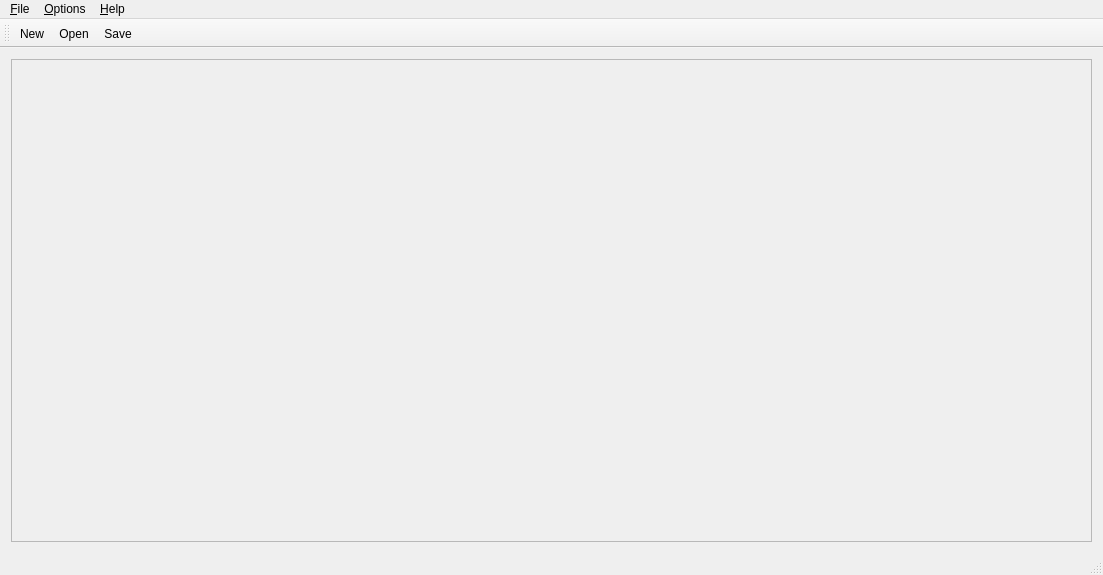
<?xml version="1.0" encoding="UTF-8"?>
<ui version="4.0">
 <class>hidconfigClass</class>
 <widget class="QMainWindow" name="hidconfigClass">
  <property name="geometry">
   <rect>
    <x>0</x>
    <y>0</y>
    <width>1103</width>
    <height>575</height>
   </rect>
  </property>
  <property name="sizePolicy">
   <sizepolicy hsizetype="Preferred" vsizetype="Preferred">
    <horstretch>0</horstretch>
    <verstretch>0</verstretch>
   </sizepolicy>
  </property>
  <property name="windowTitle">
   <string>hidconfig</string>
  </property>
  <property name="windowIcon">
   <iconset resource="hidconfig.qrc">
    <normaloff>:/hidconfig/icon</normaloff>:/hidconfig/icon</iconset>
  </property>
  <widget class="QWidget" name="centralWidget">
   <layout class="QHBoxLayout" name="horizontalLayout">
    <item>
     <widget class="QScrollArea" name="itemArea">
      <property name="widgetResizable">
       <bool>true</bool>
      </property>
      <widget class="QWidget" name="scrollAreaWidgetContents">
       <property name="geometry">
        <rect>
         <x>0</x>
         <y>0</y>
         <width>1083</width>
         <height>463</height>
        </rect>
       </property>
      </widget>
     </widget>
    </item>
   </layout>
  </widget>
  <widget class="QMenuBar" name="menuBar">
   <property name="geometry">
    <rect>
     <x>0</x>
     <y>0</y>
     <width>1103</width>
     <height>21</height>
    </rect>
   </property>
   <widget class="QMenu" name="menuFile">
    <property name="title">
     <string>&amp;File</string>
    </property>
    <addaction name="actionNew"/>
    <addaction name="actionOpen"/>
    <addaction name="actionSave"/>
    <addaction name="separator"/>
    <addaction name="actionExit"/>
   </widget>
   <widget class="QMenu" name="menuOptions">
    <property name="title">
     <string>&amp;Options</string>
    </property>
    <addaction name="actionDebug"/>
   </widget>
   <widget class="QMenu" name="menu_About">
    <property name="title">
     <string>&amp;Help</string>
    </property>
    <addaction name="actionAbout"/>
   </widget>
   <addaction name="menuFile"/>
   <addaction name="menuOptions"/>
   <addaction name="menu_About"/>
  </widget>
  <widget class="QToolBar" name="mainToolBar">
   <property name="toolButtonStyle">
    <enum>Qt::ToolButtonTextUnderIcon</enum>
   </property>
   <attribute name="toolBarArea">
    <enum>TopToolBarArea</enum>
   </attribute>
   <attribute name="toolBarBreak">
    <bool>false</bool>
   </attribute>
   <addaction name="actionNew"/>
   <addaction name="actionOpen"/>
   <addaction name="actionSave"/>
  </widget>
  <widget class="QStatusBar" name="statusBar"/>
  <action name="actionOpen">
   <property name="icon">
    <iconset resource="hidconfig.qrc">
     <normaloff>:/hidconfig/Open</normaloff>:/hidconfig/Open</iconset>
   </property>
   <property name="text">
    <string>Open</string>
   </property>
   <property name="shortcut">
    <string>Ctrl+O</string>
   </property>
  </action>
  <action name="actionSave">
   <property name="icon">
    <iconset resource="hidconfig.qrc">
     <normaloff>:/hidconfig/Save</normaloff>:/hidconfig/Save</iconset>
   </property>
   <property name="text">
    <string>Save</string>
   </property>
   <property name="shortcut">
    <string>Ctrl+S</string>
   </property>
  </action>
  <action name="actionExit">
   <property name="text">
    <string>Exit</string>
   </property>
  </action>
  <action name="actionNew">
   <property name="icon">
    <iconset resource="hidconfig.qrc">
     <normaloff>:/hidconfig/New</normaloff>:/hidconfig/New</iconset>
   </property>
   <property name="text">
    <string>New</string>
   </property>
   <property name="shortcut">
    <string>Ctrl+N</string>
   </property>
  </action>
  <action name="actionDebug">
   <property name="checkable">
    <bool>true</bool>
   </property>
   <property name="text">
    <string>Debug</string>
   </property>
   <property name="toolTip">
    <string>Enable Debug to stdout</string>
   </property>
  </action>
  <action name="actionAbout">
   <property name="text">
    <string>About</string>
   </property>
  </action>
 </widget>
 <layoutdefault spacing="6" margin="11"/>
 <resources>
  <include location="hidconfig.qrc"/>
 </resources>
 <connections>
  <connection>
   <sender>actionExit</sender>
   <signal>triggered()</signal>
   <receiver>hidconfigClass</receiver>
   <slot>onExit()</slot>
   <hints>
    <hint type="sourcelabel">
     <x>-1</x>
     <y>-1</y>
    </hint>
    <hint type="destinationlabel">
     <x>299</x>
     <y>199</y>
    </hint>
   </hints>
  </connection>
  <connection>
   <sender>actionOpen</sender>
   <signal>triggered()</signal>
   <receiver>hidconfigClass</receiver>
   <slot>onOpenFile()</slot>
   <hints>
    <hint type="sourcelabel">
     <x>-1</x>
     <y>-1</y>
    </hint>
    <hint type="destinationlabel">
     <x>299</x>
     <y>199</y>
    </hint>
   </hints>
  </connection>
  <connection>
   <sender>actionSave</sender>
   <signal>triggered()</signal>
   <receiver>hidconfigClass</receiver>
   <slot>onSaveFile()</slot>
   <hints>
    <hint type="sourcelabel">
     <x>-1</x>
     <y>-1</y>
    </hint>
    <hint type="destinationlabel">
     <x>299</x>
     <y>199</y>
    </hint>
   </hints>
  </connection>
  <connection>
   <sender>actionNew</sender>
   <signal>triggered()</signal>
   <receiver>hidconfigClass</receiver>
   <slot>onNew()</slot>
   <hints>
    <hint type="sourcelabel">
     <x>-1</x>
     <y>-1</y>
    </hint>
    <hint type="destinationlabel">
     <x>337</x>
     <y>199</y>
    </hint>
   </hints>
  </connection>
  <connection>
   <sender>actionDebug</sender>
   <signal>triggered()</signal>
   <receiver>hidconfigClass</receiver>
   <slot>onDebug()</slot>
   <hints>
    <hint type="sourcelabel">
     <x>-1</x>
     <y>-1</y>
    </hint>
    <hint type="destinationlabel">
     <x>551</x>
     <y>287</y>
    </hint>
   </hints>
  </connection>
  <connection>
   <sender>actionAbout</sender>
   <signal>triggered()</signal>
   <receiver>hidconfigClass</receiver>
   <slot>onAbout()</slot>
   <hints>
    <hint type="sourcelabel">
     <x>-1</x>
     <y>-1</y>
    </hint>
    <hint type="destinationlabel">
     <x>551</x>
     <y>287</y>
    </hint>
   </hints>
  </connection>
 </connections>
 <slots>
  <slot>onSelectionChangedHIDDevice()</slot>
  <slot>onOpenFile()</slot>
  <slot>onSaveFile()</slot>
  <slot>onExit()</slot>
  <slot>onNew()</slot>
  <slot>onDebug()</slot>
  <slot>onAbout()</slot>
 </slots>
</ui>
